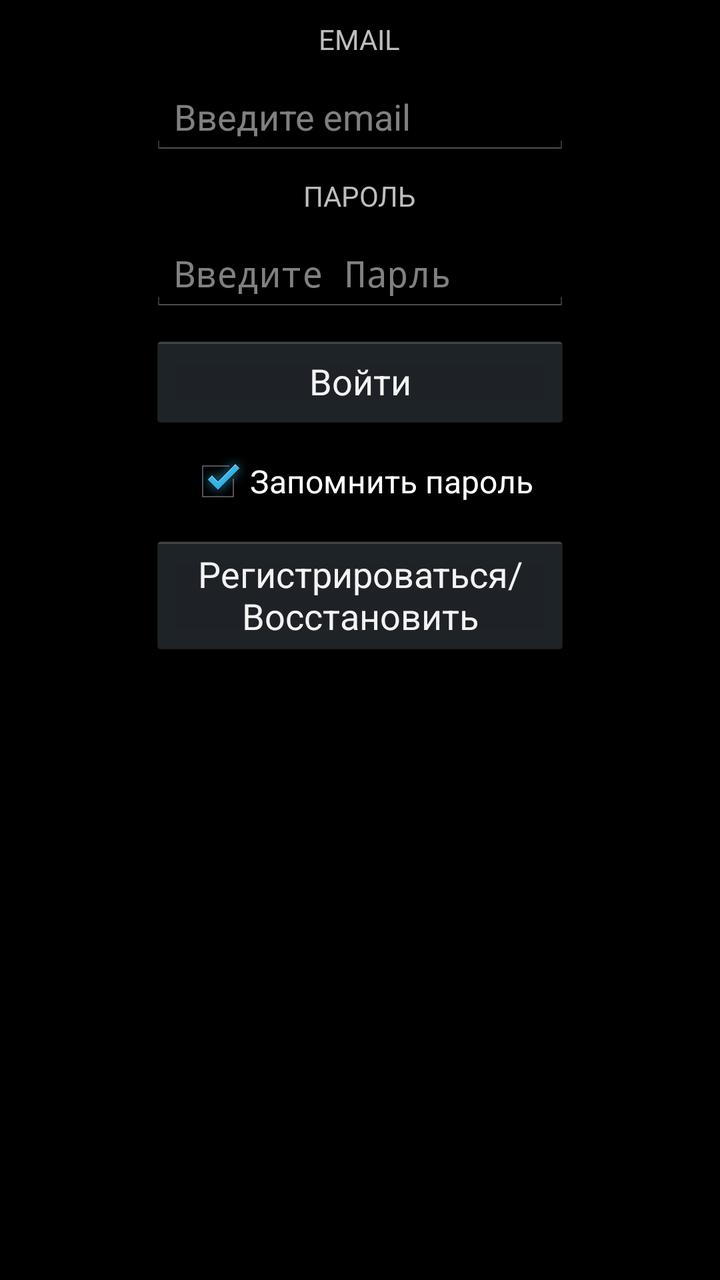
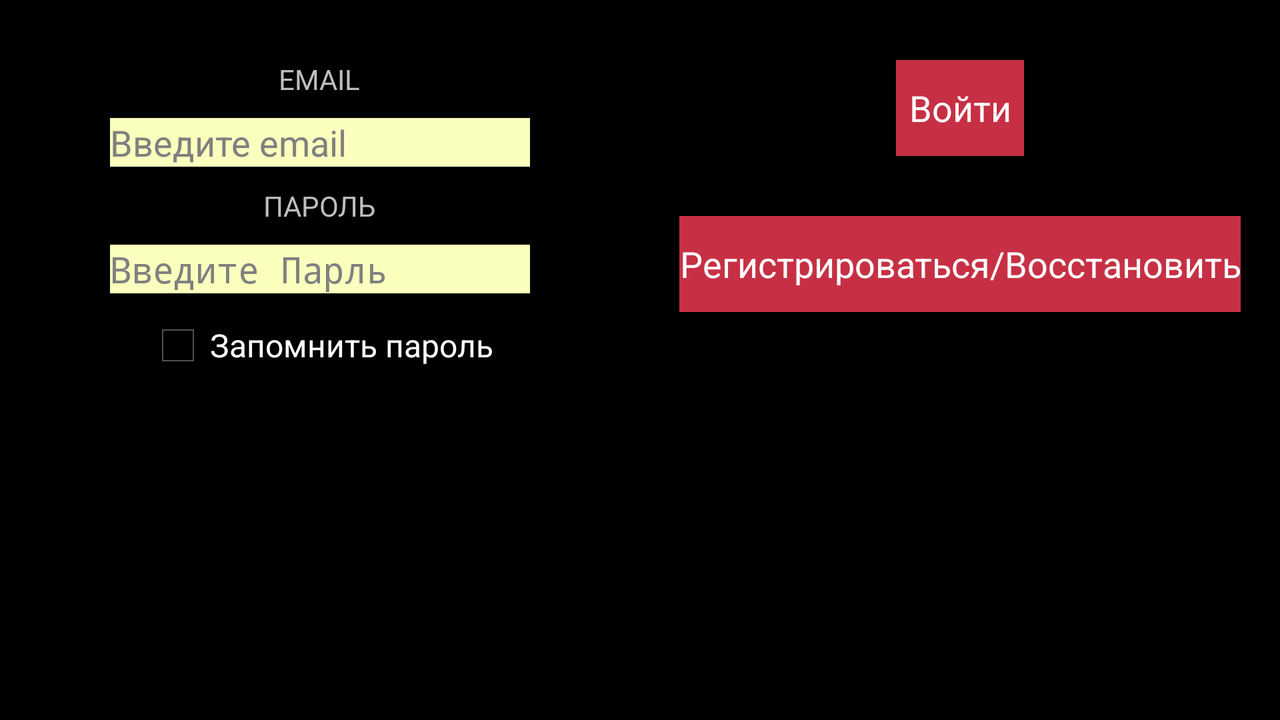

An Android layout and its configuration variant, each rendered on a device that would load it. The default file and the variant file are quoted in full after the pictures.
<!-- AndroidManifest.xml: application theme android:Theme.Holo -->
<!-- res/layout/fragment_login.xml -->
<RelativeLayout xmlns:android="http://schemas.android.com/apk/res/android"
    xmlns:tools="http://schemas.android.com/tools" android:layout_width="match_parent"
    android:layout_height="match_parent" android:paddingLeft="@dimen/activity_horizontal_margin"
    android:paddingRight="@dimen/activity_horizontal_margin"
    android:paddingTop="@dimen/activity_vertical_margin"
    android:paddingBottom="@dimen/activity_vertical_margin"
    tools:context="ua.kiev.vignatyev.vhome.LoginFragment">

    <TextView
        android:layout_width="wrap_content"
        android:layout_height="wrap_content"
        android:text="EMAIL"
        android:id="@+id/tvEmail"
        android:layout_alignParentTop="true"
        android:layout_centerHorizontal="true"
        android:layout_marginTop="10dp" />

    <EditText
        android:layout_width="wrap_content"
        android:layout_height="wrap_content"
        android:inputType="textEmailAddress"
        android:ems="10"
        android:id="@+id/etEmail"
        android:hint="@string/enter_email"
        android:layout_centerHorizontal="true"
        android:layout_below="@+id/tvEmail"
        android:layout_marginTop="10dp" />

    <TextView
        android:layout_width="wrap_content"
        android:layout_height="wrap_content"
        android:text="ПАРОЛЬ"
        android:id="@+id/tvPassword"
        android:layout_below="@+id/etEmail"
        android:layout_centerHorizontal="true"
        android:layout_marginTop="10dp" />

    <EditText
        android:layout_width="wrap_content"
        android:layout_height="wrap_content"
        android:inputType="textPassword"
        android:ems="10"
        android:id="@+id/etPassword"
        android:hint="Введите Парль"
        android:layout_marginTop="10dp"
        android:layout_below="@+id/tvPassword"
        android:layout_centerHorizontal="true" />

    <Button
        android:layout_width="wrap_content"
        android:layout_height="wrap_content"
        android:text="Войти"
        android:id="@+id/btnLogin"
        android:layout_below="@+id/etPassword"
        android:layout_marginTop="10dp"
        android:clickable="true"
        android:layout_alignEnd="@+id/etPassword"
        android:layout_alignStart="@+id/etPassword" />

    <CheckBox
        android:layout_width="wrap_content"
        android:layout_height="wrap_content"
        android:text="Запомнить пароль"
        android:id="@+id/cbSavePassword"
        android:checked="true"
        android:layout_below="@+id/btnLogin"
        android:layout_centerHorizontal="true"
        android:layout_marginTop="10dp" />

    <Button
        android:layout_width="wrap_content"
        android:layout_height="wrap_content"
        android:text="Регистрироваться/Восстановить"
        android:id="@+id/btnRegisterRecovery"
        android:layout_below="@+id/cbSavePassword"
        android:layout_marginTop="10dp"
        android:clickable="true"
        android:layout_alignEnd="@+id/etPassword"
        android:layout_alignStart="@+id/etPassword" />
</RelativeLayout>
<!-- resources referenced by this layout -->
<resources>
  <string name="enter_email">Введите email</string>
</resources>
<!-- res/layout-land/fragment_login.xml (the repository's variant of the layout above) -->
<!-- drawn on the phone turned sideways -->
<?xml version="1.0" encoding="utf-8"?>
<LinearLayout xmlns:android="http://schemas.android.com/apk/res/android"
    xmlns:tools="http://schemas.android.com/tools"
    android:layout_width="match_parent"
    android:layout_height="match_parent"
    tools:context="ua.kiev.vignatyev.vhome.LoginFragment"
    android:orientation="horizontal">
    <LinearLayout
        android:layout_width="match_parent"
        android:layout_height="match_parent"
        android:layout_weight="1"
        android:orientation="vertical">
        <TextView
            android:layout_width="wrap_content"
            android:layout_height="wrap_content"
            android:text="EMAIL"
            android:id="@+id/tvEmail"
            android:layout_marginTop="30dp"
            android:layout_alignParentTop="true"
            android:layout_gravity="center" />

        <EditText
            android:layout_width="wrap_content"
            android:layout_height="wrap_content"
            android:inputType="textEmailAddress"
            android:ems="10"
            android:id="@+id/etEmail"
            android:layout_below="@+id/tvEmail"
            android:background="#FAFFBD"
            android:hint="Введите email"
            android:layout_marginTop="10dp"
            android:layout_alignParentTop="true"
            android:layout_gravity="center_horizontal" />

        <TextView
            android:layout_width="wrap_content"
            android:layout_height="wrap_content"
            android:text="ПАРОЛЬ"
            android:id="@+id/tvPassword"
            android:layout_below="@+id/etEmail"
            android:layout_marginTop="10dp"
            android:layout_alignParentTop="true"
            android:layout_gravity="center_horizontal"/>

        <EditText
            android:layout_width="wrap_content"
            android:layout_height="wrap_content"
            android:inputType="textPassword"
            android:ems="10"
            android:id="@+id/etPassword"
            android:hint="Введите Парль"
            android:background="#FAFFBD"
            android:layout_marginTop="10dp"
            android:layout_alignParentTop="true"
            android:layout_gravity="center_horizontal" />

        <CheckBox
            android:layout_width="wrap_content"
            android:layout_height="wrap_content"
            android:text="Запомнить пароль"
            android:id="@+id/cbSavePassword"
            android:layout_marginTop="10dp"
            android:layout_alignParentTop="true"
            android:layout_gravity="center_horizontal" />




    </LinearLayout>
    <LinearLayout
        android:layout_width="match_parent"
        android:layout_height="match_parent"
        android:layout_weight="1"
        android:orientation="vertical">

        <Button
            android:layout_width="wrap_content"
            android:layout_height="wrap_content"
            android:text="Войти"
            android:id="@+id/btnLogin"
            android:background="#C73044"
            android:clickable="true"
            android:textColor="#ffffff"
            android:layout_toStartOf="@+id/etPassword"
            android:layout_marginTop="30dp"
            android:layout_alignParentTop="true"
            android:layout_gravity="center_horizontal" />

        <Button
            android:layout_width="wrap_content"
            android:layout_height="wrap_content"
            android:text="Регистрироваться/Восстановить"
            android:id="@+id/btnRegisterRecovery"
            android:background="#C73044"
            android:clickable="true"
            android:textColor="#ffffff"
            android:layout_marginTop="30dp"
            android:layout_alignParentTop="true"
            android:layout_gravity="center_horizontal" />


    </LinearLayout>


</LinearLayout>
<!-- resources referenced by the variant -->
<!-- as the phone turned sideways resolves them -->
<resources>

</resources>
